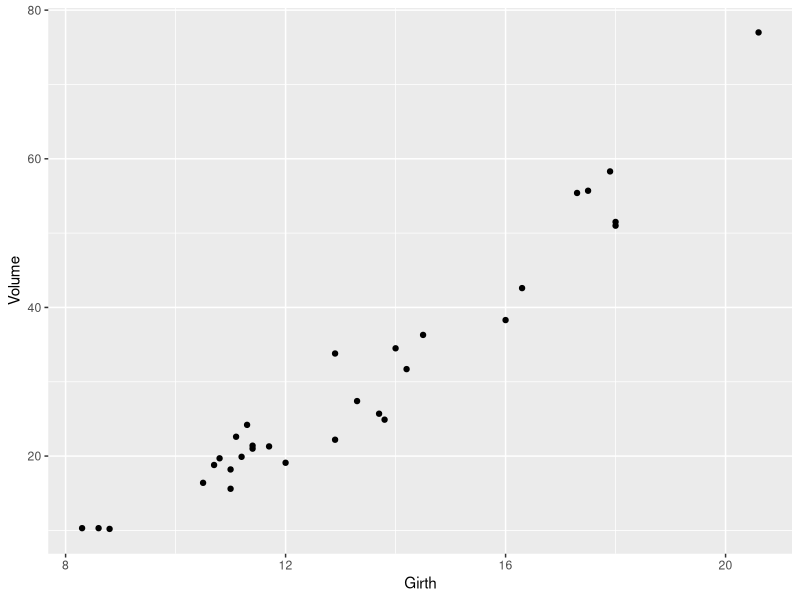
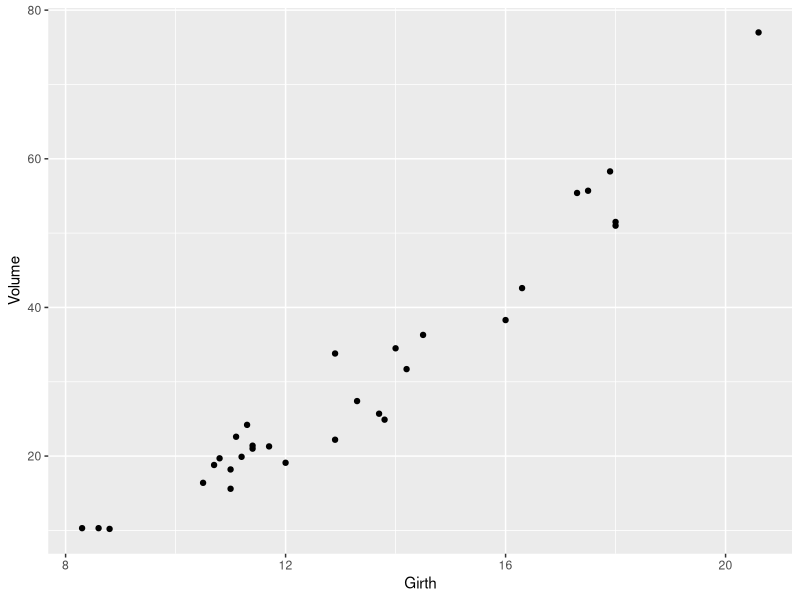
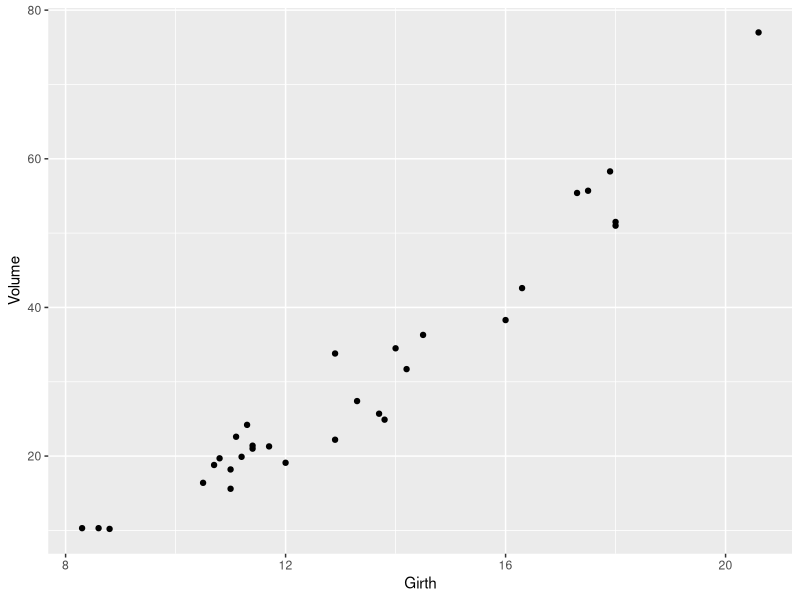

Recreate these plots in R, in order. (Note: this script raises an error after producing the figures.)
#-------------------------------------------------------------------------------
#-------------------------------------------------------------------------------
# Seminarium kursvecka 7
#-------------------------------------------------------------------------------
#-------------------------------------------------------------------------------




#-------------------------------------------------------------------------------
#-------------------------------------------------------------------------------
#-------------------------------------------------------------------------------



#-------------------------------------------------------------------------------
# frågor kring hur man använder argument och argumentnamn mm i funktioner
#-------------------------------------------------------------------------------

library(ggplot2)

#

data("trees")
head(trees)
ggplot(data=trees,mapping = aes(x=Girth,y=Volume))+geom_point()

ggplot(trees,aes(x=Girth,y=Volume))+geom_point()

ggplot(mapping = aes(x=Girth,y=Volume),data=trees)+geom_point()


ggplot(data=trees,x=Girth,y=Volume)+geom_point()


ggplot(data = ,mapping = )


x<-rnorm(n = 100)
y<-rnorm(n = 100)+10

t.test(y=y,x=x,"less")




#-------------------------------------------------------------------------------
# genomgång av for-loopar
#-------------------------------------------------------------------------------

for(i in 1:10){
  y<-i^2+10*i-5
  print(y)
}


1^2+10*1-5
2^2+10*2-5
# osv

iter<-10
res<-rep(0,iter)
for(i in 1:10){
  y<-i^2+10*i-5
  res[i]<-y
  #print(y)
}
res
plot(1:10,res)

loop_vect<- 1:5

for(loop_var in loop_vect){
  y<-i^2+10*i-5
  print(y)
}
x<-1:10
y<-x^2+10*x-5
y



#-------------------------------------------------------------------------------
# indexering av data.frames (välja ut specifika rader)
# beskrivande statistik grupperad på en annan variabel
#-------------------------------------------------------------------------------




# skapar lite tidserie data:
# månadsdata över tio år
m<-rep(month.name,10)
y<-rep(2010:2019,each=12)
set.seed(323)
val<-as.vector(arima.sim(model = list(ar=0.99999),n = 120)+10)
plot(val,t="o")
df<-data.frame(year=y,month=m,val=val)
head(df)

df[1,]
df[c(1,13,25),]  # <- att hårdkoda fram rader så här är inte så bra
# vad händer om jag plötsligt får data som inte börjar med januari?

# skapa en lämplig index-vektor istället!
index_jan<-df$month=="January"
temp<-df[index_jan,]

mean(temp$val)

# välja ut alla år: 2015 till 2019
index_2015<-df$year>=2015
df[index_2015,]

# medelvärde för val grupperat på år
agg_df<-aggregate(x = df$val,by=list(df$year),FUN = mean)


str(agg_df)
plot(agg_df$Group.1,agg_df$x,t="o")


# mer beskrivande statistik grupperat på en annan variabel:
aggregate(x = df$val,by=list(df$year),FUN = sd)

aggregate(x = df$val,by=list(df$year),FUN = summary)

aggregate(x = df$val,by=list(df$year),FUN = quantile,probs=c(0.2,0.5,0.8))  
# testa att ändra argumentet probs!

aggregate(x = df$val,by=list(df$month),FUN = median)


# vi löste en uppgift tillsammans se separat fil






#
f<-function(x) exp(-x)

f(3)
exp(-3)

step_func<-function(x0=1,h,tol){
  y0<-f(x0)
  cond<-TRUE
  iter<-0
  y_current<-y0
  x<-x0
  while(cond){
    iter<-iter+1
    x<-x+h
    y_prev<-y_current
    y_current<-f(x)
    
    check<-abs(y_current-y_prev)<tol
    
    if(check){
      cond<-FALSE
    }
  }
  return(list(iter=iter,y_current=y_current,y_prev=y_prev))
}

step_func(x0 = 1,h = 1,tol = 0.01)
step_func(x0 = 1,h = 2,tol = 0.01)
step_func(x0 = 1,h = 1,tol = 0.1)

step_func(x0 = 3,h = 1,tol = 0.1)






